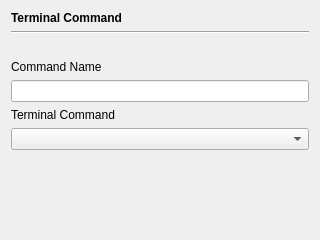
<?xml version="1.0" encoding="UTF-8"?>
<ui version="4.0">
 <class>ViewTerminal</class>
 <widget class="QWidget" name="ViewTerminal">
  <property name="geometry">
   <rect>
    <x>0</x>
    <y>0</y>
    <width>320</width>
    <height>240</height>
   </rect>
  </property>
  <property name="sizePolicy">
   <sizepolicy hsizetype="Expanding" vsizetype="Expanding">
    <horstretch>0</horstretch>
    <verstretch>0</verstretch>
   </sizepolicy>
  </property>
  <property name="windowTitle">
   <string>Form</string>
  </property>
  <layout class="QVBoxLayout" name="verticalLayout">
   <item>
    <widget class="QLabel" name="label_3">
     <property name="text">
      <string>&lt;html&gt;&lt;head/&gt;&lt;body&gt;&lt;p&gt;&lt;span style=&quot; font-weight:700;&quot;&gt;Terminal Command&lt;/span&gt;&lt;/p&gt;&lt;/body&gt;&lt;/html&gt;</string>
     </property>
     <property name="textFormat">
      <enum>Qt::TextFormat::RichText</enum>
     </property>
    </widget>
   </item>
   <item>
    <widget class="Line" name="line">
     <property name="orientation">
      <enum>Qt::Orientation::Horizontal</enum>
     </property>
    </widget>
   </item>
   <item>
    <widget class="QLabel" name="label_4">
     <property name="text">
      <string/>
     </property>
    </widget>
   </item>
   <item>
    <widget class="QLabel" name="label">
     <property name="text">
      <string>Command Name</string>
     </property>
    </widget>
   </item>
   <item>
    <widget class="QLineEdit" name="lineEditCommandName"/>
   </item>
   <item>
    <widget class="QLabel" name="label_2">
     <property name="text">
      <string>Terminal Command</string>
     </property>
    </widget>
   </item>
   <item>
    <widget class="QComboBox" name="comboBoxAction">
     <property name="placeholderText">
      <string/>
     </property>
    </widget>
   </item>
   <item>
    <spacer name="verticalSpacer">
     <property name="orientation">
      <enum>Qt::Orientation::Vertical</enum>
     </property>
     <property name="sizeHint" stdset="0">
      <size>
       <width>20</width>
       <height>40</height>
      </size>
     </property>
    </spacer>
   </item>
  </layout>
 </widget>
 <resources/>
 <connections/>
</ui>
